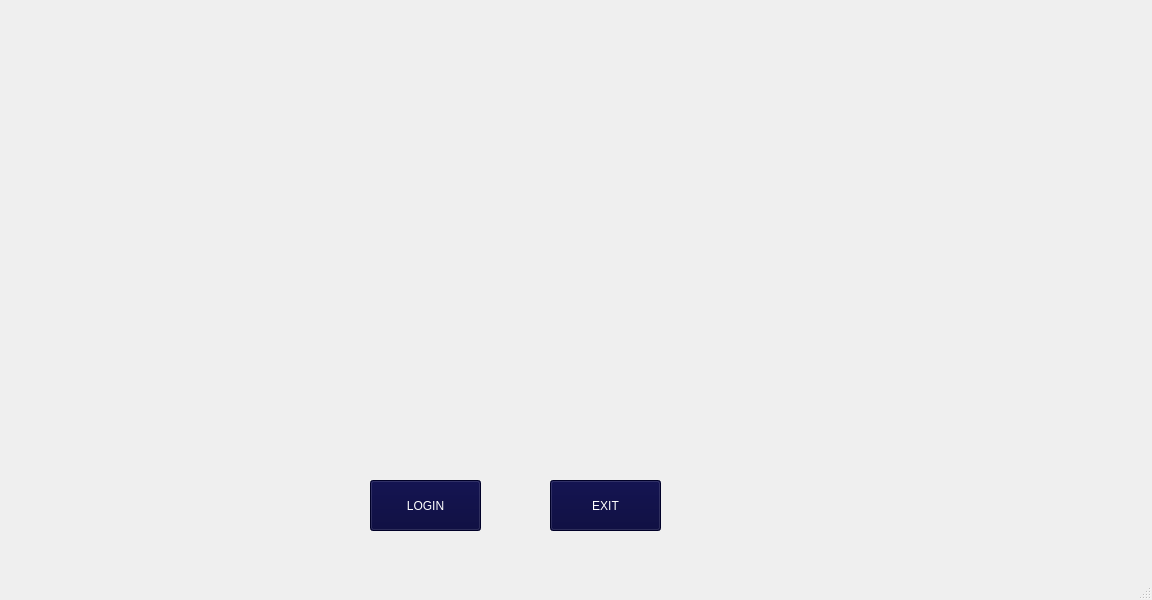
<?xml version="1.0" encoding="UTF-8"?>
<ui version="4.0">
 <class>MainWindow</class>
 <widget class="QMainWindow" name="MainWindow">
  <property name="geometry">
   <rect>
    <x>0</x>
    <y>0</y>
    <width>1152</width>
    <height>600</height>
   </rect>
  </property>
  <property name="windowTitle">
   <string>MainWindow</string>
  </property>
  <widget class="QWidget" name="centralwidget">
   <widget class="QLabel" name="BG_1">
    <property name="geometry">
     <rect>
      <x>-50</x>
      <y>-270</y>
      <width>1361</width>
      <height>911</height>
     </rect>
    </property>
    <property name="text">
     <string/>
    </property>
    <property name="pixmap">
     <pixmap>../project images/B.G/Black_Template.jpg</pixmap>
    </property>
    <property name="scaledContents">
     <bool>true</bool>
    </property>
   </widget>
   <widget class="QLabel" name="Logo">
    <property name="geometry">
     <rect>
      <x>290</x>
      <y>30</y>
      <width>621</width>
      <height>91</height>
     </rect>
    </property>
    <property name="text">
     <string/>
    </property>
    <property name="pixmap">
     <pixmap>../project images/WhatsApp Image 2023-05-14 at 9.54.19 PM.jpeg</pixmap>
    </property>
    <property name="scaledContents">
     <bool>true</bool>
    </property>
   </widget>
   <widget class="QPushButton" name="loginButton">
    <property name="geometry">
     <rect>
      <x>370</x>
      <y>480</y>
      <width>111</width>
      <height>51</height>
     </rect>
    </property>
    <property name="styleSheet">
     <string notr="true">color: rgb(255, 255, 255);
font: 12pt &quot;Decorated035 BT&quot;;
background-color: rgb(0, 0, 54);</string>
    </property>
    <property name="text">
     <string>LOGIN</string>
    </property>
   </widget>
   <widget class="QPushButton" name="exitButton">
    <property name="geometry">
     <rect>
      <x>550</x>
      <y>480</y>
      <width>111</width>
      <height>51</height>
     </rect>
    </property>
    <property name="styleSheet">
     <string notr="true">color: rgb(255, 255, 255);
font: 12pt &quot;Decorated035 BT&quot;;
background-color: rgb(0, 0, 54);</string>
    </property>
    <property name="text">
     <string>EXIT</string>
    </property>
   </widget>
   <widget class="QLabel" name="videolable">
    <property name="geometry">
     <rect>
      <x>550</x>
      <y>140</y>
      <width>431</width>
      <height>281</height>
     </rect>
    </property>
    <property name="styleSheet">
     <string notr="true">border-color: rgb(255, 255, 255);</string>
    </property>
    <property name="text">
     <string/>
    </property>
    <property name="pixmap">
     <pixmap>../project images/d96a6aee47ff63f4634d985964d49009.jpg</pixmap>
    </property>
    <property name="scaledContents">
     <bool>true</bool>
    </property>
   </widget>
   <widget class="QLabel" name="picture">
    <property name="geometry">
     <rect>
      <x>146</x>
      <y>142</y>
      <width>381</width>
      <height>331</height>
     </rect>
    </property>
    <property name="text">
     <string/>
    </property>
    <property name="pixmap">
     <pixmap>../project images/0_7D1L1pV21MIp46zG.gif</pixmap>
    </property>
    <property name="scaledContents">
     <bool>true</bool>
    </property>
   </widget>
  </widget>
  <widget class="QMenuBar" name="menubar">
   <property name="geometry">
    <rect>
     <x>0</x>
     <y>0</y>
     <width>1152</width>
     <height>21</height>
    </rect>
   </property>
  </widget>
  <widget class="QStatusBar" name="statusbar"/>
 </widget>
 <resources/>
 <connections/>
</ui>
